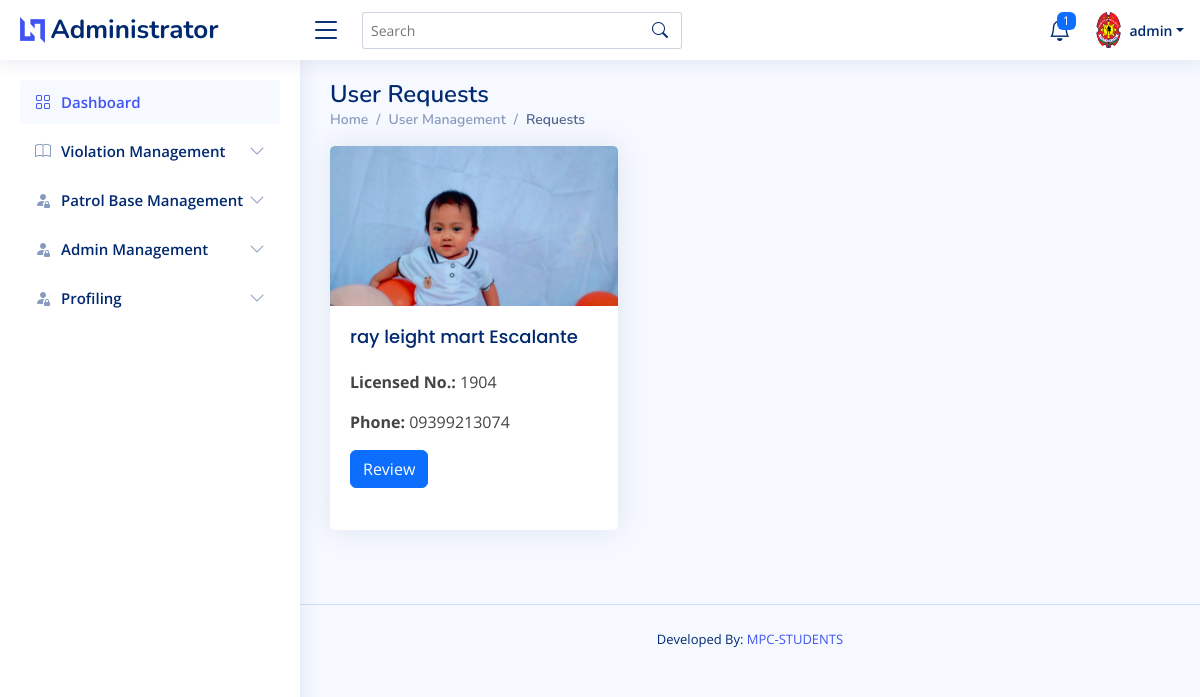
The page /admin/user_request.php (signed in) on the database as committed earlier.
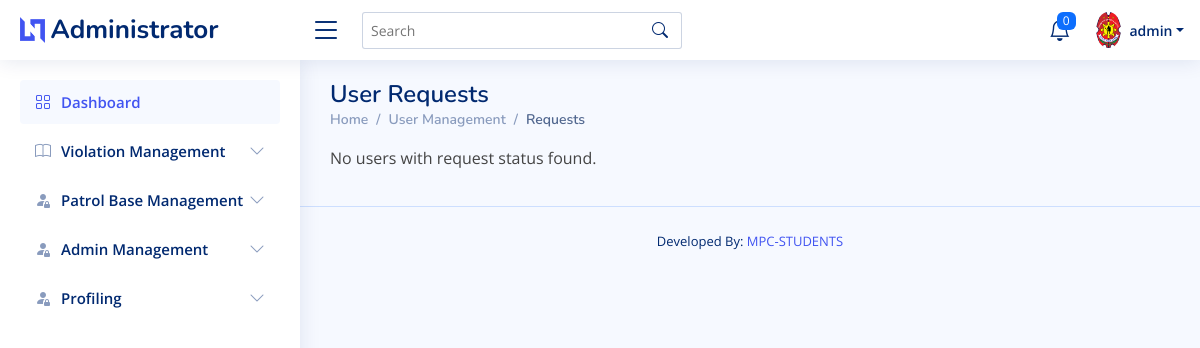
The same page on the database as committed later.
### tables this page shows
CREATE TABLE `profiles`  (
  `id` int NOT NULL AUTO_INCREMENT,
  `first_name` varchar(50) NOT NULL,
  `last_name` varchar(50) NOT NULL,
  `email` varchar(100) NOT NULL,
  `phone` varchar(20) NOT NULL,
  `licensed_no` varchar(50) NOT NULL,
  `driver_image` varchar(255) NOT NULL,
  `created_at` timestamp NOT NULL DEFAULT current_timestamp,
  `status` varchar(255) NULL DEFAULT NULL,
  `released_date` date NULL DEFAULT NULL,
  PRIMARY KEY (`id`) USING BTREE
);

### admin/user_request.php (the view, shortened to what this page needs)
<?php
    include("admin_header.php");
?>
<body>
    <?php
        include("admin_topnav.php");
        include("admin_sidenav.php");
    ?>
<main id="main" class="main">
  <div class="pagetitle">
    <h1>User Requests</h1>
    <nav>
      <ol class="breadcrumb">
        <li class="breadcrumb-item"><a href="index.html">Home</a></li>
        <li class="breadcrumb-item">User Management</li>
        <li class="breadcrumb-item active">Requests</li>
      </ol>
    </nav>
  </div>
  <section class="section">
    <div class="row align-items-top">
    <?php
      $sql = "SELECT id, first_name, last_name, email, phone, driver_image, licensed_no FROM profiles WHERE status = 'request'";
      $result = $connection->query($sql);
      if ($result->num_rows > 0) {
          while($row = $result->fetch_assoc()) {
    ?>
      <div class="col-lg-3 mb-4">
        <div class="card" style="width: 18rem; height: 24rem;">
          <img src="../process/<?php echo $row['driver_image']; ?>" class="card-img-top" alt="User Image" style="object-fit: cover; height: 10rem;">
          <div class="card-body" style="overflow-y: auto;">
            <h5 class="card-title"><?php echo $row['first_name'] . " " . $row['last_name']; ?></h5>
            <p class="card-text"><strong>Licensed No.:</strong> <?php echo $row['licensed_no']; ?></p>
            <p class="card-text"><strong>Phone:</strong> <?php echo $row['phone']; ?></p>
            <a href="review_user_page.php?licensed_no=<?php echo $row['licensed_no']; ?>" class="btn btn-primary">Review</a>
          </div>
        </div>
      </div>
    <?php
          }
      } else {
          echo "<p>No users with request status found.</p>";
      }
    ?>
    </div>
  </section>
</main>
    <?php
        include("admin_footer.php");
    ?>
</body>
</html>

### admin/admin_topnav.php (shortened to what this page needs)
<header id="header" class="header fixed-top d-flex align-items-center">
<?php
$release_query = $connection->prepare("SELECT COUNT(*) as count_release FROM profiles WHERE status='Request'");
$release_query->execute();
$release_result = $release_query->get_result();
$release_result_count = $release_result->fetch_assoc()['count_release'];
?>
<div class="d-flex align-items-center justify-content-between">
  <a href="admin_dashboard.php" class="logo d-flex align-items-center">
    <img src="assets/img/logo.png" alt="">
    <span class="d-none d-lg-block">Administrator</span>
  </a>
  <i class="bi bi-list toggle-sidebar-btn"></i>
</div>
<div class="search-bar">
  <form class="search-form d-flex align-items-center" method="POST" action="#">
    <input type="text" name="query" placeholder="Search" title="Enter search keyword">
    <button type="submit" title="Search"><i class="bi bi-search"></i></button>
  </form>
</div>
<nav class="header-nav ms-auto">
  <ul class="d-flex align-items-center">
    <li class="nav-item dropdown">
      <a class="nav-link nav-icon" href="#" data-bs-toggle="dropdown">
        <i class="bi bi-bell"></i>
        <span class="badge bg-primary badge-number"><?php echo $release_result_count; ?></span>
      </a>
    </li>
    <li class="nav-item dropdown pe-3">
      <a class="nav-link nav-profile d-flex align-items-center pe-0" href="#" data-bs-toggle="dropdown">
        <img src="../assets/img/pnp.png" alt="Profile" class="rounded-circle">
        <span class="d-none d-md-block dropdown-toggle ps-2"><?php echo htmlspecialchars( $_SESSION['username'] ); ?></span>
      </a>
    </li>
  </ul>
</nav>
</header>

Rows that differ between the two databases and show on the page:
removed profiles: driver_image (picture), first_name "ray leight mart", last_name "Escalante", licensed_no "1904", phone "09399213074"
Other text that changed with them:
$release_result_count: "1" → "0"
text now shown: "No users with request status found."
